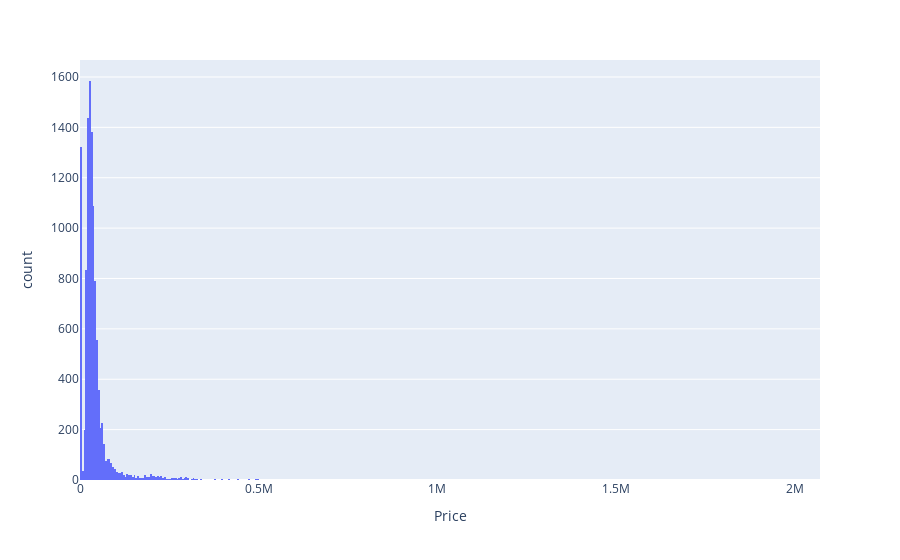

Notebook cell for this chart:
### Code cell
px.histogram(df,x ='Price')

### Figure 1 — Plotly figure (JSON) as saved in the notebook; plotly's stock layout.template omitted (floating-point values rounded to 4 significant figures; data arrays with more than 128 entries replaced by an {"elided": "..."} marker saying what was removed)
{"data": [{"alignmentgroup": "True", "bingroup": "x", "hovertemplate": "Price=%{x}<br>count=%{y}<extra></extra>", "legendgroup": "", "marker": {"color": "#636efa", "pattern": {"shape": ""}}, "name": "", "offsetgroup": "", "orientation": "v", "showlegend": false, "type": "histogram", "x": {"elided": "11199 int values"}, "xaxis": "x", "yaxis": "y"}], "layout": {"autosize": true, "barmode": "relative", "dragmode": "zoom", "legend": {"tracegroupgap": 0}, "margin": {"t": 60}, "xaxis": {"anchor": "y", "autorange": false, "domain": [0, 1], "range": [-0.5, 2070000.0], "showspikes": false, "title": {"text": "Price"}, "type": "linear"}, "yaxis": {"anchor": "x", "autorange": false, "domain": [0, 1], "range": [0, 1667.0], "showspikes": false, "title": {"text": "count"}}}}
